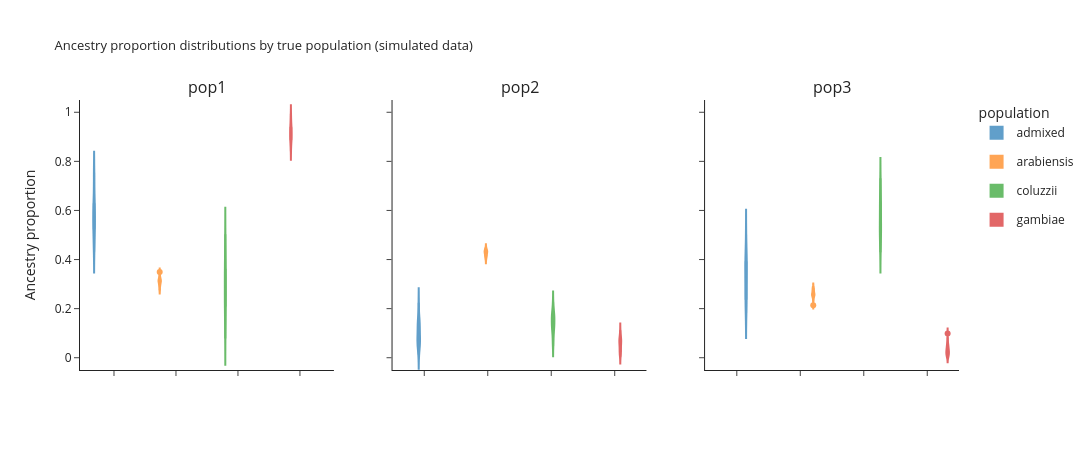
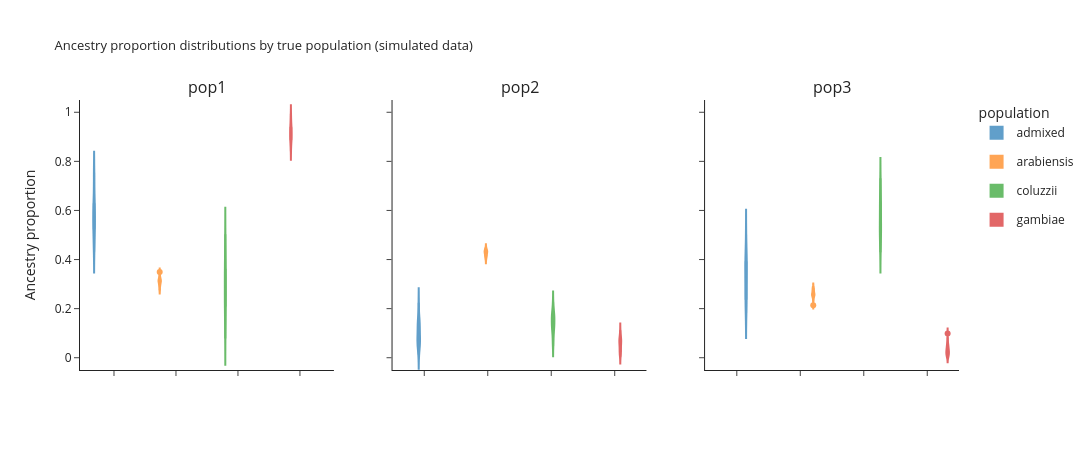

Notebook code for these charts, in order:
### Code cell
# Plot ancestry proportion distributions by true population (simulated data)
ag3.plot_admixture_violin(
    df_admixture_sim,
    k=3,
    split_by="population",
    title="Ancestry proportion distributions by true population (simulated data)",
    show=False,
)

### Figure 1 — Plotly figure (JSON) as saved in the notebook; plotly's stock layout.template omitted (floating-point values rounded to 4 significant figures)
{"data": [{"box": {"visible": true}, "fillcolor": "#1F77B4", "legendgroup": "admixed", "line": {"color": "#1F77B4"}, "meanline": {"visible": true}, "name": "admixed", "opacity": 0.7, "showlegend": true, "type": "violin", "x0": "admixed", "xaxis": "x", "y": [0.5307, 0.6713, 0.6027, 0.56, 0.6328, 0.754, 0.5941, 0.474, 0.5531, 0.4687, 0.7444, 0.6393, 0.5735, 0.5832, 0.618, 0.4793, 0.5442, 0.5291, 0.4322, 0.5243], "yaxis": "y"}, {"box": {"visible": true}, "fillcolor": "#FF7F0E", "legendgroup": "arabiensis", "line": {"color": "#FF7F0E"}, "meanline": {"visible": true}, "name": "arabiensis", "opacity": 0.7, "showlegend": true, "type": "violin", "x0": "arabiensis", "xaxis": "x", "y": [0.3106, 0.3304, 0.3414, 0.3452, 0.3494, 0.3118, 0.3254, 0.328, 0.307, 0.3186, 0.3066, 0.3087, 0.3072, 0.3094, 0.3168, 0.3192, 0.3189, 0.2752, 0.3155, 0.3242, 0.3085, 0.3028, 0.3121, 0.3129, 0.3279, 0.2948, 0.297, 0.2953, 0.3175, 0.2766, 0.3128, 0.2932, 0.2922, 0.2968, 0.2758, 0.3131, 0.3137, 0.3156, 0.3269, 0.299], "yaxis": "y"}, {"box": {"visible": true}, "fillcolor": "#2CA02C", "legendgroup": "coluzzii", "line": {"color": "#2CA02C"}, "meanline": {"visible": true}, "name": "coluzzii", "opacity": 0.7, "showlegend": true, "type": "violin", "x0": "coluzzii", "xaxis": "x", "y": [0.3571, 0.3364, 0.2949, 0.4446, 0.2316, 0.3989, 0.3331, 0.3084, 0.2644, 0.238, 0.151, 0.1338, 0.2179, 0.3472, 0.2454, 0.3606, 0.222, 0.2001, 0.2273, 0.3055, 0.2644, 0.4124, 0.07836, 0.3368, 0.2011, 0.3819, 0.1557, 0.3925, 0.5034, 0.4972, 0.3985, 0.3397, 0.3013, 0.4597, 0.3228, 0.09137, 0.1948, 0.2567, 0.2085, 0.1673], "yaxis": "y"}, {"box": {"visible": true}, "fillcolor": "#D62728", "legendgroup": "gambiae", "line": {"color": "#D62728"}, "meanline": {"visible": true}, "name": "gambiae", "opacity": 0.7, "showlegend": true, "type": "violin", "x0": "gambiae", "xaxis": "x", "y": [0.9416, 0.9386, 0.9606, 0.9939, 0.9767, 0.8882, 0.8907, 0.8901, 0.9336, 0.9039, 0.9048, 0.8806, 0.9163, 0.986, 0.9382, 0.9337, 0.958, 0.8645, 0.8988, 0.9339, 0.8906, 0.8687, 0.9475, 0.9354, 0.9304, 0.9186, 0.8997, 0.8802, 0.8984, 0.8437, 0.8815, 0.9177, 0.8752, 0.9592, 0.8409, 0.9235, 0.904, 0.9179, 0.9186, 0.9036], "yaxis": "y"}, {"box": {"visible": true}, "fillcolor": "#1F77B4", "legendgroup": "admixed", "line": {"color": "#1F77B4"}, "meanline": {"visible": true}, "name": "admixed", "opacity": 0.7, "showlegend": false, "type": "violin", "x0": "admixed", "xaxis": "x2", "y": [0.1523, 0.04614, 0.1484, 0.06925, 0.1393, 0.01363, 0.224, 0.1074, 0.07603, 0.1316, 0.05474, 0.1361, 0.04886, 0.06115, 0.08389, 0.1081, 0.153, 0.06079, 0.06613, 0.09918], "yaxis": "y2"}, {"box": {"visible": true}, "fillcolor": "#FF7F0E", "legendgroup": "arabiensis", "line": {"color": "#FF7F0E"}, "meanline": {"visible": true}, "name": "arabiensis", "opacity": 0.7, "showlegend": false, "type": "violin", "x0": "arabiensis", "xaxis": "x2", "y": [0.4188, 0.4136, 0.4037, 0.3981, 0.4364, 0.4202, 0.4468, 0.4172, 0.4344, 0.4186, 0.434, 0.4419, 0.4314, 0.4058, 0.4312, 0.4259, 0.4361, 0.4383, 0.4316, 0.4151, 0.4433, 0.4284, 0.4078, 0.4285, 0.4141, 0.4246, 0.4224, 0.4184, 0.4393, 0.4349, 0.4317, 0.4494, 0.4452, 0.4303, 0.4382, 0.4311, 0.4112, 0.4103, 0.4332, 0.4286], "yaxis": "y2"}, {"box": {"visible": true}, "fillcolor": "#2CA02C", "legendgroup": "coluzzii", "line": {"color": "#2CA02C"}, "meanline": {"visible": true}, "name": "coluzzii", "opacity": 0.7, "showlegend": false, "type": "violin", "x0": "coluzzii", "xaxis": "x2", "y": [0.1315, 0.1071, 0.1627, 0.05815, 0.1354, 0.08267, 0.1289, 0.1705, 0.1306, 0.1843, 0.1523, 0.1346, 0.1805, 0.15, 0.1525, 0.1273, 0.196, 0.1782, 0.1364, 0.1806, 0.173, 0.1045, 0.2107, 0.1035, 0.1673, 0.1227, 0.1901, 0.0731, 0.04755, 0.06904, 0.155, 0.1651, 0.2284, 0.1107, 0.1245, 0.1956, 0.1598, 0.1087, 0.1443, 0.1631], "yaxis": "y2"}, {"box": {"visible": true}, "fillcolor": "#D62728", "legendgroup": "gambiae", "line": {"color": "#D62728"}, "meanline": {"visible": true}, "name": "gambiae", "opacity": 0.7, "showlegend": false, "type": "violin", "x0": "gambiae", "xaxis": "x2", "y": [0.04994, 0.05835, 0.02186, 0.003829, 0.01088, 0.06868, 0.08117, 0.06284, 0.05017, 0.05082, 0.07463, 0.112, 0.02621, 0.01079, 0.02774, 0.03523, 0.01404, 0.08829, 0.08185, 0.03525, 0.06855, 0.07825, 0.0231, 0.02924, 0.0498, 0.07379, 0.0444, 0.09845, 0.07285, 0.07243, 0.09051, 0.02082, 0.07378, 0.02064, 0.06041, 0.05749, 0.05684, 0.07401, 0.06305, 0.08574], "yaxis": "y2"}, {"box": {"visible": true}, "fillcolor": "#1F77B4", "legendgroup": "admixed", "line": {"color": "#1F77B4"}, "meanline": {"visible": true}, "name": "admixed", "opacity": 0.7, "showlegend": false, "type": "violin", "x0": "admixed", "xaxis": "x3", "y": [0.317, 0.2826, 0.2488, 0.3708, 0.2279, 0.2324, 0.1819, 0.4186, 0.3708, 0.3997, 0.2008, 0.2246, 0.3776, 0.3556, 0.2981, 0.4126, 0.3028, 0.4101, 0.5017, 0.3765], "yaxis": "y3"}, {"box": {"visible": true}, "fillcolor": "#FF7F0E", "legendgroup": "arabiensis", "line": {"color": "#FF7F0E"}, "meanline": {"visible": true}, "name": "arabiensis", "opacity": 0.7, "showlegend": false, "type": "violin", "x0": "arabiensis", "xaxis": "x3", "y": [0.2706, 0.2559, 0.2549, 0.2567, 0.2141, 0.268, 0.2279, 0.2548, 0.2585, 0.2628, 0.2594, 0.2493, 0.2614, 0.2848, 0.252, 0.2549, 0.245, 0.2865, 0.2529, 0.2607, 0.2483, 0.2688, 0.2801, 0.2587, 0.2581, 0.2807, 0.2806, 0.2863, 0.2432, 0.2885, 0.2555, 0.2574, 0.2626, 0.2729, 0.286, 0.2558, 0.2751, 0.2741, 0.2399, 0.2724], "yaxis": "y3"}, {"box": {"visible": true}, "fillcolor": "#2CA02C", "legendgroup": "coluzzii", "line": {"color": "#2CA02C"}, "meanline": {"visible": true}, "name": "coluzzii", "opacity": 0.7, "showlegend": false, "type": "violin", "x0": "coluzzii", "xaxis": "x3", "y": [0.5114, 0.5565, 0.5424, 0.4972, 0.633, 0.5184, 0.5379, 0.5211, 0.605, 0.5777, 0.6966, 0.7316, 0.6016, 0.5028, 0.6021, 0.5121, 0.582, 0.6217, 0.6363, 0.5139, 0.5626, 0.4831, 0.7109, 0.5598, 0.6317, 0.4954, 0.6542, 0.5344, 0.4491, 0.4338, 0.4465, 0.4952, 0.4703, 0.4296, 0.5527, 0.713, 0.6454, 0.6347, 0.6472, 0.6696], "yaxis": "y3"}, {"box": {"visible": true}, "fillcolor": "#D62728", "legendgroup": "gambiae", "line": {"color": "#D62728"}, "meanline": {"visible": true}, "name": "gambiae", "opacity": 0.7, "showlegend": false, "type": "violin", "x0": "gambiae", "xaxis": "x3", "y": [0.008415, 0.00309, 0.01758, 0.002317, 0.01241, 0.0431, 0.02811, 0.04706, 0.01624, 0.04529, 0.02056, 0.007426, 0.05751, 0.003194, 0.0341, 0.03111, 0.02798, 0.04725, 0.01939, 0.03083, 0.04087, 0.05305, 0.02942, 0.03538, 0.0198, 0.007583, 0.0559, 0.02132, 0.02872, 0.08386, 0.02797, 0.06143, 0.05099, 0.02015, 0.09865, 0.01901, 0.03913, 0.008123, 0.01837, 0.01069], "yaxis": "y3"}], "layout": {"annotations": [{"font": {"size": 16}, "showarrow": false, "text": "pop1", "x": 0.1444, "xanchor": "center", "xref": "paper", "y": 1, "yanchor": "bottom", "yref": "paper"}, {"font": {"size": 16}, "showarrow": false, "text": "pop2", "x": 0.5, "xanchor": "center", "xref": "paper", "y": 1, "yanchor": "bottom", "yref": "paper"}, {"font": {"size": 16}, "showarrow": false, "text": "pop3", "x": 0.8556, "xanchor": "center", "xref": "paper", "y": 1, "yanchor": "bottom", "yref": "paper"}], "height": 450, "legend": {"title": {"text": "population"}}, "title": {"font": {"size": 13}, "text": "Ancestry proportion distributions by true population (simulated data)"}, "violinmode": "group", "width": 1100, "xaxis": {"anchor": "y", "domain": [0, 0.2889], "showticklabels": false}, "xaxis2": {"anchor": "y2", "domain": [0.3556, 0.6444], "showticklabels": false}, "xaxis3": {"anchor": "y3", "domain": [0.7111, 1], "showticklabels": false}, "yaxis": {"anchor": "x", "domain": [0, 1], "range": [-0.05, 1.05], "title": {"text": "Ancestry proportion"}}, "yaxis2": {"anchor": "x2", "domain": [0, 1], "matches": "y", "range": [-0.05, 1.05], "showticklabels": false}, "yaxis3": {"anchor": "x3", "domain": [0, 1], "matches": "y", "range": [-0.05, 1.05], "showticklabels": false}}}

### Figure 2 — Plotly figure (JSON) as saved in the notebook; plotly's stock layout.template omitted (floating-point values rounded to 4 significant figures)
{"data": [{"box": {"visible": true}, "fillcolor": "#1F77B4", "legendgroup": "admixed", "line": {"color": "#1F77B4"}, "meanline": {"visible": true}, "name": "admixed", "opacity": 0.7, "showlegend": true, "type": "violin", "x0": "admixed", "xaxis": "x", "y": [0.5307, 0.6713, 0.6027, 0.56, 0.6328, 0.754, 0.5941, 0.474, 0.5531, 0.4687, 0.7444, 0.6393, 0.5735, 0.5832, 0.618, 0.4793, 0.5442, 0.5291, 0.4322, 0.5243], "yaxis": "y"}, {"box": {"visible": true}, "fillcolor": "#FF7F0E", "legendgroup": "arabiensis", "line": {"color": "#FF7F0E"}, "meanline": {"visible": true}, "name": "arabiensis", "opacity": 0.7, "showlegend": true, "type": "violin", "x0": "arabiensis", "xaxis": "x", "y": [0.3106, 0.3304, 0.3414, 0.3452, 0.3494, 0.3118, 0.3254, 0.328, 0.307, 0.3186, 0.3066, 0.3087, 0.3072, 0.3094, 0.3168, 0.3192, 0.3189, 0.2752, 0.3155, 0.3242, 0.3085, 0.3028, 0.3121, 0.3129, 0.3279, 0.2948, 0.297, 0.2953, 0.3175, 0.2766, 0.3128, 0.2932, 0.2922, 0.2968, 0.2758, 0.3131, 0.3137, 0.3156, 0.3269, 0.299], "yaxis": "y"}, {"box": {"visible": true}, "fillcolor": "#2CA02C", "legendgroup": "coluzzii", "line": {"color": "#2CA02C"}, "meanline": {"visible": true}, "name": "coluzzii", "opacity": 0.7, "showlegend": true, "type": "violin", "x0": "coluzzii", "xaxis": "x", "y": [0.3571, 0.3364, 0.2949, 0.4446, 0.2316, 0.3989, 0.3331, 0.3084, 0.2644, 0.238, 0.151, 0.1338, 0.2179, 0.3472, 0.2454, 0.3606, 0.222, 0.2001, 0.2273, 0.3055, 0.2644, 0.4124, 0.07836, 0.3368, 0.2011, 0.3819, 0.1557, 0.3925, 0.5034, 0.4972, 0.3985, 0.3397, 0.3013, 0.4597, 0.3228, 0.09137, 0.1948, 0.2567, 0.2085, 0.1673], "yaxis": "y"}, {"box": {"visible": true}, "fillcolor": "#D62728", "legendgroup": "gambiae", "line": {"color": "#D62728"}, "meanline": {"visible": true}, "name": "gambiae", "opacity": 0.7, "showlegend": true, "type": "violin", "x0": "gambiae", "xaxis": "x", "y": [0.9416, 0.9386, 0.9606, 0.9939, 0.9767, 0.8882, 0.8907, 0.8901, 0.9336, 0.9039, 0.9048, 0.8806, 0.9163, 0.986, 0.9382, 0.9337, 0.958, 0.8645, 0.8988, 0.9339, 0.8906, 0.8687, 0.9475, 0.9354, 0.9304, 0.9186, 0.8997, 0.8802, 0.8984, 0.8437, 0.8815, 0.9177, 0.8752, 0.9592, 0.8409, 0.9235, 0.904, 0.9179, 0.9186, 0.9036], "yaxis": "y"}, {"box": {"visible": true}, "fillcolor": "#1F77B4", "legendgroup": "admixed", "line": {"color": "#1F77B4"}, "meanline": {"visible": true}, "name": "admixed", "opacity": 0.7, "showlegend": false, "type": "violin", "x0": "admixed", "xaxis": "x2", "y": [0.1523, 0.04614, 0.1484, 0.06925, 0.1393, 0.01363, 0.224, 0.1074, 0.07603, 0.1316, 0.05474, 0.1361, 0.04886, 0.06115, 0.08389, 0.1081, 0.153, 0.06079, 0.06613, 0.09918], "yaxis": "y2"}, {"box": {"visible": true}, "fillcolor": "#FF7F0E", "legendgroup": "arabiensis", "line": {"color": "#FF7F0E"}, "meanline": {"visible": true}, "name": "arabiensis", "opacity": 0.7, "showlegend": false, "type": "violin", "x0": "arabiensis", "xaxis": "x2", "y": [0.4188, 0.4136, 0.4037, 0.3981, 0.4364, 0.4202, 0.4468, 0.4172, 0.4344, 0.4186, 0.434, 0.4419, 0.4314, 0.4058, 0.4312, 0.4259, 0.4361, 0.4383, 0.4316, 0.4151, 0.4433, 0.4284, 0.4078, 0.4285, 0.4141, 0.4246, 0.4224, 0.4184, 0.4393, 0.4349, 0.4317, 0.4494, 0.4452, 0.4303, 0.4382, 0.4311, 0.4112, 0.4103, 0.4332, 0.4286], "yaxis": "y2"}, {"box": {"visible": true}, "fillcolor": "#2CA02C", "legendgroup": "coluzzii", "line": {"color": "#2CA02C"}, "meanline": {"visible": true}, "name": "coluzzii", "opacity": 0.7, "showlegend": false, "type": "violin", "x0": "coluzzii", "xaxis": "x2", "y": [0.1315, 0.1071, 0.1627, 0.05815, 0.1354, 0.08267, 0.1289, 0.1705, 0.1306, 0.1843, 0.1523, 0.1346, 0.1805, 0.15, 0.1525, 0.1273, 0.196, 0.1782, 0.1364, 0.1806, 0.173, 0.1045, 0.2107, 0.1035, 0.1673, 0.1227, 0.1901, 0.0731, 0.04755, 0.06904, 0.155, 0.1651, 0.2284, 0.1107, 0.1245, 0.1956, 0.1598, 0.1087, 0.1443, 0.1631], "yaxis": "y2"}, {"box": {"visible": true}, "fillcolor": "#D62728", "legendgroup": "gambiae", "line": {"color": "#D62728"}, "meanline": {"visible": true}, "name": "gambiae", "opacity": 0.7, "showlegend": false, "type": "violin", "x0": "gambiae", "xaxis": "x2", "y": [0.04994, 0.05835, 0.02186, 0.003829, 0.01088, 0.06868, 0.08117, 0.06284, 0.05017, 0.05082, 0.07463, 0.112, 0.02621, 0.01079, 0.02774, 0.03523, 0.01404, 0.08829, 0.08185, 0.03525, 0.06855, 0.07825, 0.0231, 0.02924, 0.0498, 0.07379, 0.0444, 0.09845, 0.07285, 0.07243, 0.09051, 0.02082, 0.07378, 0.02064, 0.06041, 0.05749, 0.05684, 0.07401, 0.06305, 0.08574], "yaxis": "y2"}, {"box": {"visible": true}, "fillcolor": "#1F77B4", "legendgroup": "admixed", "line": {"color": "#1F77B4"}, "meanline": {"visible": true}, "name": "admixed", "opacity": 0.7, "showlegend": false, "type": "violin", "x0": "admixed", "xaxis": "x3", "y": [0.317, 0.2826, 0.2488, 0.3708, 0.2279, 0.2324, 0.1819, 0.4186, 0.3708, 0.3997, 0.2008, 0.2246, 0.3776, 0.3556, 0.2981, 0.4126, 0.3028, 0.4101, 0.5017, 0.3765], "yaxis": "y3"}, {"box": {"visible": true}, "fillcolor": "#FF7F0E", "legendgroup": "arabiensis", "line": {"color": "#FF7F0E"}, "meanline": {"visible": true}, "name": "arabiensis", "opacity": 0.7, "showlegend": false, "type": "violin", "x0": "arabiensis", "xaxis": "x3", "y": [0.2706, 0.2559, 0.2549, 0.2567, 0.2141, 0.268, 0.2279, 0.2548, 0.2585, 0.2628, 0.2594, 0.2493, 0.2614, 0.2848, 0.252, 0.2549, 0.245, 0.2865, 0.2529, 0.2607, 0.2483, 0.2688, 0.2801, 0.2587, 0.2581, 0.2807, 0.2806, 0.2863, 0.2432, 0.2885, 0.2555, 0.2574, 0.2626, 0.2729, 0.286, 0.2558, 0.2751, 0.2741, 0.2399, 0.2724], "yaxis": "y3"}, {"box": {"visible": true}, "fillcolor": "#2CA02C", "legendgroup": "coluzzii", "line": {"color": "#2CA02C"}, "meanline": {"visible": true}, "name": "coluzzii", "opacity": 0.7, "showlegend": false, "type": "violin", "x0": "coluzzii", "xaxis": "x3", "y": [0.5114, 0.5565, 0.5424, 0.4972, 0.633, 0.5184, 0.5379, 0.5211, 0.605, 0.5777, 0.6966, 0.7316, 0.6016, 0.5028, 0.6021, 0.5121, 0.582, 0.6217, 0.6363, 0.5139, 0.5626, 0.4831, 0.7109, 0.5598, 0.6317, 0.4954, 0.6542, 0.5344, 0.4491, 0.4338, 0.4465, 0.4952, 0.4703, 0.4296, 0.5527, 0.713, 0.6454, 0.6347, 0.6472, 0.6696], "yaxis": "y3"}, {"box": {"visible": true}, "fillcolor": "#D62728", "legendgroup": "gambiae", "line": {"color": "#D62728"}, "meanline": {"visible": true}, "name": "gambiae", "opacity": 0.7, "showlegend": false, "type": "violin", "x0": "gambiae", "xaxis": "x3", "y": [0.008415, 0.00309, 0.01758, 0.002317, 0.01241, 0.0431, 0.02811, 0.04706, 0.01624, 0.04529, 0.02056, 0.007426, 0.05751, 0.003194, 0.0341, 0.03111, 0.02798, 0.04725, 0.01939, 0.03083, 0.04087, 0.05305, 0.02942, 0.03538, 0.0198, 0.007583, 0.0559, 0.02132, 0.02872, 0.08386, 0.02797, 0.06143, 0.05099, 0.02015, 0.09865, 0.01901, 0.03913, 0.008123, 0.01837, 0.01069], "yaxis": "y3"}], "layout": {"annotations": [{"font": {"size": 16}, "showarrow": false, "text": "pop1", "x": 0.1444, "xanchor": "center", "xref": "paper", "y": 1, "yanchor": "bottom", "yref": "paper"}, {"font": {"size": 16}, "showarrow": false, "text": "pop2", "x": 0.5, "xanchor": "center", "xref": "paper", "y": 1, "yanchor": "bottom", "yref": "paper"}, {"font": {"size": 16}, "showarrow": false, "text": "pop3", "x": 0.8556, "xanchor": "center", "xref": "paper", "y": 1, "yanchor": "bottom", "yref": "paper"}], "height": 450, "legend": {"title": {"text": "population"}}, "title": {"font": {"size": 13}, "text": "Ancestry proportion distributions by true population (simulated data)"}, "violinmode": "group", "width": 1100, "xaxis": {"anchor": "y", "domain": [0, 0.2889], "showticklabels": false}, "xaxis2": {"anchor": "y2", "domain": [0.3556, 0.6444], "showticklabels": false}, "xaxis3": {"anchor": "y3", "domain": [0.7111, 1], "showticklabels": false}, "yaxis": {"anchor": "x", "domain": [0, 1], "range": [-0.05, 1.05], "title": {"text": "Ancestry proportion"}}, "yaxis2": {"anchor": "x2", "domain": [0, 1], "matches": "y", "range": [-0.05, 1.05], "showticklabels": false}, "yaxis3": {"anchor": "x3", "domain": [0, 1], "matches": "y", "range": [-0.05, 1.05], "showticklabels": false}}}
